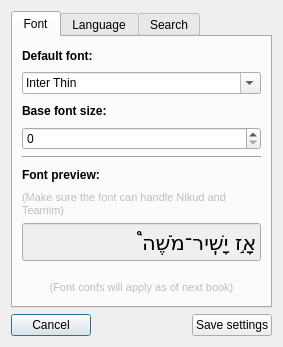
<?xml version="1.0" encoding="UTF-8"?>
<ui version="4.0">
 <class>Settings</class>
 <widget class="QDialog" name="Settings">
  <property name="geometry">
   <rect>
    <x>0</x>
    <y>0</y>
    <width>283</width>
    <height>347</height>
   </rect>
  </property>
  <property name="windowTitle">
   <string>Orayta settings</string>
  </property>
  <layout class="QVBoxLayout" name="verticalLayout_2">
   <item>
    <widget class="QTabWidget" name="tabWidget">
     <property name="locale">
      <locale language="English" country="UnitedStates"/>
     </property>
     <property name="currentIndex">
      <number>0</number>
     </property>
     <widget class="QWidget" name="tab">
      <attribute name="title">
       <string>Font</string>
      </attribute>
      <layout class="QVBoxLayout" name="verticalLayout">
       <item>
        <widget class="QLabel" name="label_9">
         <property name="font">
          <font>
           <weight>75</weight>
           <bold>true</bold>
          </font>
         </property>
         <property name="text">
          <string>Default font:</string>
         </property>
        </widget>
       </item>
       <item>
        <widget class="QFontComboBox" name="fontComboBox">
         <property name="layoutDirection">
          <enum>Qt::LeftToRight</enum>
         </property>
         <property name="styleSheet">
          <string>font: 8pt &quot;Sans Serif&quot;;</string>
         </property>
         <property name="currentIndex">
          <number>36</number>
         </property>
         <property name="sizeAdjustPolicy">
          <enum>QComboBox::AdjustToContentsOnFirstShow</enum>
         </property>
         <property name="writingSystem">
          <enum>QFontDatabase::Hebrew</enum>
         </property>
         <property name="currentFont">
          <font>
           <family>Nachlieli CLM</family>
          </font>
         </property>
        </widget>
       </item>
       <item>
        <widget class="QLabel" name="label_4">
         <property name="font">
          <font>
           <weight>75</weight>
           <bold>true</bold>
          </font>
         </property>
         <property name="layoutDirection">
          <enum>Qt::LeftToRight</enum>
         </property>
         <property name="text">
          <string>Base font size:</string>
         </property>
        </widget>
       </item>
       <item>
        <widget class="QSpinBox" name="fonSizeSpinBox"/>
       </item>
       <item>
        <widget class="Line" name="line_2">
         <property name="orientation">
          <enum>Qt::Horizontal</enum>
         </property>
        </widget>
       </item>
       <item>
        <widget class="QLabel" name="label_6">
         <property name="font">
          <font>
           <weight>75</weight>
           <bold>true</bold>
          </font>
         </property>
         <property name="text">
          <string>Font preview:</string>
         </property>
        </widget>
       </item>
       <item>
        <widget class="QLabel" name="label_3">
         <property name="enabled">
          <bool>false</bool>
         </property>
         <property name="font">
          <font>
           <pointsize>8</pointsize>
          </font>
         </property>
         <property name="text">
          <string>(Make sure the font can handle Nikud and Teamim)</string>
         </property>
         <property name="wordWrap">
          <bool>true</bool>
         </property>
        </widget>
       </item>
       <item>
        <widget class="QLineEdit" name="fontPreview">
         <property name="enabled">
          <bool>false</bool>
         </property>
         <property name="palette">
          <palette>
           <active>
            <colorrole role="WindowText">
             <brush brushstyle="SolidPattern">
              <color alpha="255">
               <red>27</red>
               <green>25</green>
               <blue>24</blue>
              </color>
             </brush>
            </colorrole>
            <colorrole role="Dark">
             <brush brushstyle="SolidPattern">
              <color alpha="255">
               <red>1</red>
               <green>0</green>
               <blue>0</blue>
              </color>
             </brush>
            </colorrole>
            <colorrole role="Text">
             <brush brushstyle="SolidPattern">
              <color alpha="255">
               <red>24</red>
               <green>22</green>
               <blue>21</blue>
              </color>
             </brush>
            </colorrole>
            <colorrole role="ButtonText">
             <brush brushstyle="SolidPattern">
              <color alpha="255">
               <red>27</red>
               <green>25</green>
               <blue>24</blue>
              </color>
             </brush>
            </colorrole>
           </active>
           <inactive>
            <colorrole role="WindowText">
             <brush brushstyle="SolidPattern">
              <color alpha="255">
               <red>29</red>
               <green>28</green>
               <blue>28</blue>
              </color>
             </brush>
            </colorrole>
            <colorrole role="Dark">
             <brush brushstyle="SolidPattern">
              <color alpha="255">
               <red>1</red>
               <green>0</green>
               <blue>0</blue>
              </color>
             </brush>
            </colorrole>
            <colorrole role="Text">
             <brush brushstyle="SolidPattern">
              <color alpha="255">
               <red>27</red>
               <green>26</green>
               <blue>26</blue>
              </color>
             </brush>
            </colorrole>
            <colorrole role="ButtonText">
             <brush brushstyle="SolidPattern">
              <color alpha="255">
               <red>29</red>
               <green>28</green>
               <blue>28</blue>
              </color>
             </brush>
            </colorrole>
           </inactive>
           <disabled>
            <colorrole role="WindowText">
             <brush brushstyle="SolidPattern">
              <color alpha="255">
               <red>1</red>
               <green>0</green>
               <blue>0</blue>
              </color>
             </brush>
            </colorrole>
            <colorrole role="Dark">
             <brush brushstyle="SolidPattern">
              <color alpha="255">
               <red>1</red>
               <green>0</green>
               <blue>0</blue>
              </color>
             </brush>
            </colorrole>
            <colorrole role="Text">
             <brush brushstyle="SolidPattern">
              <color alpha="255">
               <red>1</red>
               <green>0</green>
               <blue>0</blue>
              </color>
             </brush>
            </colorrole>
            <colorrole role="ButtonText">
             <brush brushstyle="SolidPattern">
              <color alpha="255">
               <red>1</red>
               <green>0</green>
               <blue>0</blue>
              </color>
             </brush>
            </colorrole>
           </disabled>
          </palette>
         </property>
         <property name="font">
          <font>
           <family>Nachlieli CLM</family>
           <pointsize>16</pointsize>
          </font>
         </property>
         <property name="layoutDirection">
          <enum>Qt::RightToLeft</enum>
         </property>
         <property name="text">
          <string>אָ֣ז יָשִֽׁיר־מֹשֶׁה֩</string>
         </property>
        </widget>
       </item>
       <item>
        <spacer name="verticalSpacer">
         <property name="orientation">
          <enum>Qt::Vertical</enum>
         </property>
         <property name="sizeType">
          <enum>QSizePolicy::Maximum</enum>
         </property>
         <property name="sizeHint" stdset="0">
          <size>
           <width>20</width>
           <height>10</height>
          </size>
         </property>
        </spacer>
       </item>
       <item>
        <widget class="QLabel" name="label_5">
         <property name="enabled">
          <bool>false</bool>
         </property>
         <property name="font">
          <font>
           <pointsize>8</pointsize>
          </font>
         </property>
         <property name="text">
          <string>(Font confs will apply as of next book)</string>
         </property>
         <property name="alignment">
          <set>Qt::AlignCenter</set>
         </property>
        </widget>
       </item>
      </layout>
     </widget>
     <widget class="QWidget" name="tab_2">
      <attribute name="title">
       <string>Language</string>
      </attribute>
      <layout class="QVBoxLayout" name="verticalLayout_3">
       <property name="spacing">
        <number>15</number>
       </property>
       <property name="topMargin">
        <number>17</number>
       </property>
       <property name="bottomMargin">
        <number>15</number>
       </property>
       <item>
        <widget class="QGroupBox" name="groupBox">
         <property name="font">
          <font>
           <pointsize>10</pointsize>
          </font>
         </property>
         <property name="title">
          <string>Custom language</string>
         </property>
         <layout class="QVBoxLayout" name="verticalLayout_4">
          <item>
           <widget class="QComboBox" name="langComboBox"/>
          </item>
          <item>
           <widget class="QLabel" name="label">
            <property name="text">
             <string>&lt;!DOCTYPE HTML PUBLIC &quot;-//W3C//DTD HTML 4.0//EN&quot; &quot;http://www.w3.org/TR/REC-html40/strict.dtd&quot;&gt;
&lt;html&gt;&lt;head&gt;&lt;meta name=&quot;qrichtext&quot; content=&quot;1&quot; /&gt;&lt;style type=&quot;text/css&quot;&gt;
p, li { white-space: pre-wrap; }
&lt;/style&gt;&lt;/head&gt;&lt;body style=&quot; font-family:'Arial'; font-size:10pt; font-weight:400; font-style:normal;&quot;&gt;
&lt;p style=&quot; margin-top:0px; margin-bottom:0px; margin-left:0px; margin-right:0px; -qt-block-indent:0; text-indent:0px;&quot;&gt;&lt;span style=&quot; font-size:7pt;&quot;&gt;Note: Even when using a custom language, some dialogs may still appear in the system's language.&lt;/span&gt;&lt;/p&gt;&lt;/body&gt;&lt;/html&gt;</string>
            </property>
            <property name="textFormat">
             <enum>Qt::AutoText</enum>
            </property>
            <property name="wordWrap">
             <bool>true</bool>
            </property>
           </widget>
          </item>
         </layout>
        </widget>
       </item>
       <item>
        <widget class="QCheckBox" name="systemLangCbox">
         <property name="text">
          <string>Use system language</string>
         </property>
        </widget>
       </item>
       <item>
        <spacer name="verticalSpacer_2">
         <property name="orientation">
          <enum>Qt::Vertical</enum>
         </property>
         <property name="sizeHint" stdset="0">
          <size>
           <width>20</width>
           <height>40</height>
          </size>
         </property>
        </spacer>
       </item>
      </layout>
     </widget>
     <widget class="QWidget" name="tab_3">
      <attribute name="title">
       <string>Search</string>
      </attribute>
      <widget class="QWidget" name="gridLayoutWidget">
       <property name="geometry">
        <rect>
         <x>9</x>
         <y>9</y>
         <width>241</width>
         <height>81</height>
        </rect>
       </property>
       <layout class="QGridLayout" name="gridLayout">
        <item row="0" column="0">
         <widget class="QLabel" name="label_maxResults">
          <property name="text">
           <string>Max Results :</string>
          </property>
         </widget>
        </item>
        <item row="1" column="0">
         <widget class="QLabel" name="label_maxResultsPerBook">
          <property name="text">
           <string>Max results per book :</string>
          </property>
         </widget>
        </item>
        <item row="0" column="1">
         <widget class="QSpinBox" name="spinBox_maxResults">
          <property name="minimum">
           <number>200</number>
          </property>
          <property name="maximum">
           <number>10000</number>
          </property>
          <property name="singleStep">
           <number>50</number>
          </property>
          <property name="value">
           <number>1000</number>
          </property>
         </widget>
        </item>
        <item row="1" column="1">
         <widget class="QSpinBox" name="spinBox_maxPerBook">
          <property name="minimum">
           <number>100</number>
          </property>
          <property name="maximum">
           <number>1000</number>
          </property>
          <property name="singleStep">
           <number>25</number>
          </property>
          <property name="value">
           <number>250</number>
          </property>
         </widget>
        </item>
       </layout>
      </widget>
     </widget>
    </widget>
   </item>
   <item>
    <layout class="QHBoxLayout" name="horizontalLayout">
     <property name="leftMargin">
      <number>0</number>
     </property>
     <property name="topMargin">
      <number>0</number>
     </property>
     <property name="rightMargin">
      <number>0</number>
     </property>
     <item>
      <widget class="QPushButton" name="cancelBTN">
       <property name="text">
        <string>Cancel</string>
       </property>
      </widget>
     </item>
     <item>
      <spacer name="horizontalSpacer">
       <property name="orientation">
        <enum>Qt::Horizontal</enum>
       </property>
       <property name="sizeHint" stdset="0">
        <size>
         <width>40</width>
         <height>20</height>
        </size>
       </property>
      </spacer>
     </item>
     <item>
      <widget class="QPushButton" name="saveConf">
       <property name="text">
        <string>Save settings</string>
       </property>
       <property name="icon">
        <iconset resource="Orayta.qrc">
         <normaloff>:/Icons/configure.png</normaloff>:/Icons/configure.png</iconset>
       </property>
      </widget>
     </item>
    </layout>
   </item>
  </layout>
 </widget>
 <resources>
  <include location="Orayta.qrc"/>
 </resources>
 <connections/>
</ui>
